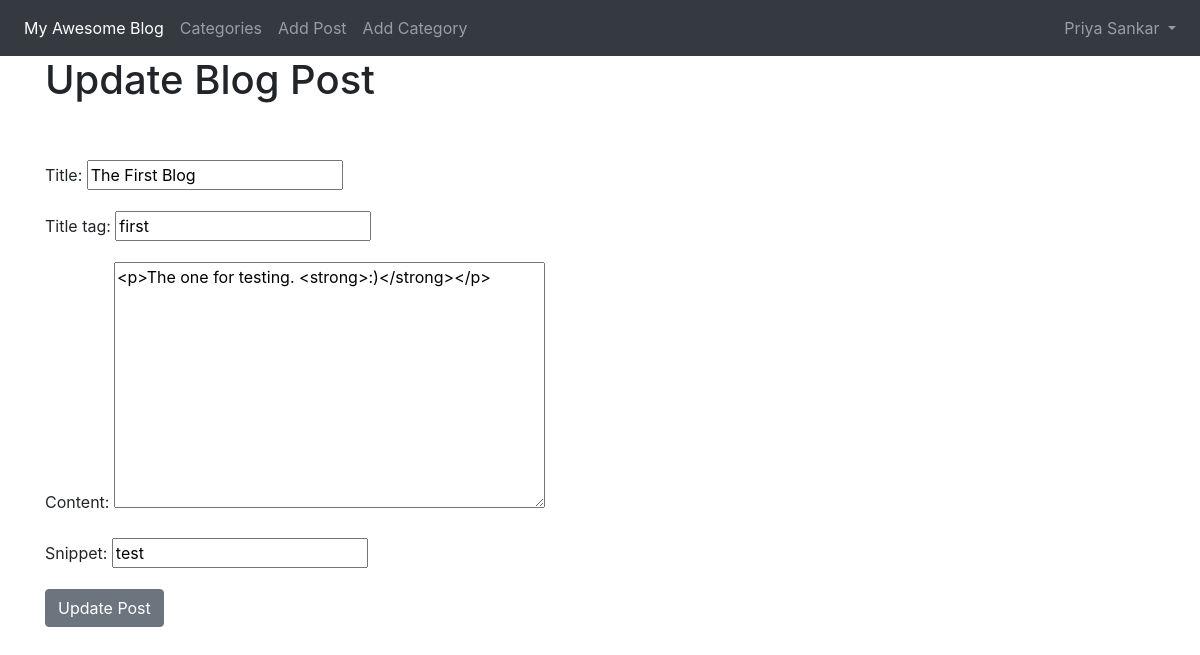
The page /blog/article_edit/8 (signed in) on the database its author committed.
### Blogapp/models.py (models this page shows, shortened)
class Post(models.Model):
    title = models.CharField(max_length=30)
    title_tag = models.CharField(max_length=30)
    author = models.ForeignKey(User, on_delete=models.CASCADE)
    content = RichTextField(blank=True, null=True)
    header_image = models.ImageField(null=True, blank=True,upload_to="images/")
    snippet = models.CharField(max_length=30)
    category = models.CharField(max_length=30,default='uncategorized')
    post_date = models.DateField(auto_now_add=True)
    likes = models.ManyToManyField(User, related_name = 'blog_posts')

### Blogapp/views.py (the view)
# urls.py: path('article_edit/<int:pk>', UpdatePostView.as_view(), name='update_post'),
class UpdatePostView(UpdateView):
    model = Post
    template_name = 'Blogapp/update_post.html'
    fields = ('title','title_tag','content','snippet')

### Blogapp/templates/Blogapp/update_post.html (shortened to what this page needs)
{% extends 'Blogapp/base.html' %}
{% block content %}
{% if user.is_authenticated %}
  {% if user.id == post.author.id %}
      <h1>Update Blog Post</h1><br><br>
      <div class="form-group">
      <form method="post">
        {{ form.as_p }}
        <button class="btn btn-secondary">Update Post</button>
      </form>
      </div>
    {% else %}
        <h4>You're not allowed here !</h4>
    {% endif %}
{% else %}
  You're not allowed here !
{% endif %}
{% endblock %}

### Blogapp/templates/Blogapp/base.html (shortened to what this page needs)
<!doctype html>
<html lang="en">
  <head>
    <link rel="stylesheet" href="https://stackpath.bootstrapcdn.com/bootstrap/4.5.0/css/bootstrap.min.css">
  </head>
  <body>
    <nav class="navbar navbar-expand-lg navbar-dark bg-dark">
  <div class="collapse navbar-collapse" id="navbarSupportedContent">
    <ul class="navbar-nav mr-auto">
      <li class="nav-item active">
        <a class="nav-link" href="{% url 'home' %}">My Awesome Blog<span class="sr-only">(current)</span></a>
      </li>
      {% if cat_menu %}
      <li class="nav-item dropdown">
        <a class="nav-link dropdown-toggle" href="#" id="navbarDropdown" role="button" data-toggle="dropdown" aria-haspopup="true" aria-expanded="false">
          Categories
        </a>
        <div class="dropdown-menu" aria-labelledby="navbarDropdown">
          {% for item in cat_menu %}
          <a class="dropdown-item" href="{% url 'category' item|slugify %}">{{ item }}</a>
          {% endfor %}
        </div>
      </li>
      {% else %}
      <li class="nav-item">
        <a class="nav-link" href="{% url 'category_list' %}">Categories</a>
      </li>
      {% endif %}
      {% if user.is_authenticated %}
      <li class="nav-item">
        <a class="nav-link" href="{% url 'add_post' %}">Add Post</a>
      </li>
      <li class="nav-item">
        <a class="nav-link" href="{% url 'add_category' %}">Add Category</a>
      </li>
      {% endif %}
    </ul>
{% if user.is_authenticated %}
    <ul class="navbar-nav ml-auto">
      <li class="nav-item dropdown">
       <a class="nav-link dropdown-toggle" href="#" id="navbarDropdown" role="button" data-toggle="dropdown" aria-haspopup="true" aria-expanded="false">
         {{ user.first_name }}
         {{ user.last_name }}
       </a>
     </li>
    </ul>
{% endif %}
  </div>
</nav>
    <div class="container">
      {% block content %}
      {% endblock %}
    </div>
  </body>
</html>

### rows shown on the page
Post: title "The First Blog", title_tag "first", content "<p>The one for testing. <strong>:)</strong></p>", snippet "test"

### other values the page prints
{{ user.first_name }} "Priya"
{{ user.last_name }} "Sankar"
